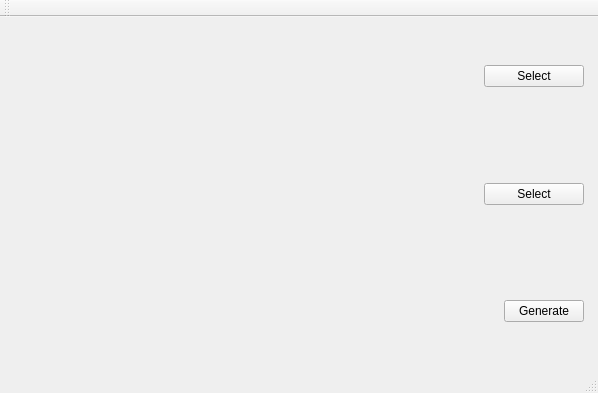
<?xml version="1.0" encoding="UTF-8"?>
<ui version="4.0">
 <class>MainWindow</class>
 <widget class="QMainWindow" name="MainWindow">
  <property name="geometry">
   <rect>
    <x>0</x>
    <y>0</y>
    <width>598</width>
    <height>393</height>
   </rect>
  </property>
  <property name="windowTitle">
   <string>MainWindow</string>
  </property>
  <widget class="QWidget" name="centralWidget">
   <layout class="QVBoxLayout" name="verticalLayout">
    <property name="spacing">
     <number>4</number>
    </property>
    <property name="leftMargin">
     <number>3</number>
    </property>
    <property name="topMargin">
     <number>3</number>
    </property>
    <property name="rightMargin">
     <number>3</number>
    </property>
    <property name="bottomMargin">
     <number>3</number>
    </property>
    <item>
     <widget class="QWidget" name="widgetInput" native="true">
      <layout class="QHBoxLayout" name="horizontalLayout_2">
       <item>
        <widget class="QLabel" name="labelInputFilePath">
         <property name="text">
          <string/>
         </property>
        </widget>
       </item>
       <item>
        <widget class="QPushButton" name="pushButtonSelectInputFile">
         <property name="maximumSize">
          <size>
           <width>100</width>
           <height>16777215</height>
          </size>
         </property>
         <property name="text">
          <string>Select</string>
         </property>
        </widget>
       </item>
      </layout>
     </widget>
    </item>
    <item>
     <widget class="QWidget" name="widgetOutput" native="true">
      <layout class="QHBoxLayout" name="horizontalLayout">
       <item>
        <widget class="QLabel" name="labelOutputFilePath">
         <property name="text">
          <string/>
         </property>
        </widget>
       </item>
       <item>
        <widget class="QPushButton" name="pushButtonSelectOutputDir">
         <property name="maximumSize">
          <size>
           <width>100</width>
           <height>16777215</height>
          </size>
         </property>
         <property name="text">
          <string>Select</string>
         </property>
        </widget>
       </item>
      </layout>
     </widget>
    </item>
    <item>
     <widget class="QWidget" name="widget" native="true">
      <layout class="QHBoxLayout" name="horizontalLayout_3">
       <item>
        <spacer name="horizontalSpacer">
         <property name="orientation">
          <enum>Qt::Horizontal</enum>
         </property>
         <property name="sizeHint" stdset="0">
          <size>
           <width>467</width>
           <height>20</height>
          </size>
         </property>
        </spacer>
       </item>
       <item>
        <widget class="QPushButton" name="pushButtonGenerateThumbnail">
         <property name="maximumSize">
          <size>
           <width>100</width>
           <height>16777215</height>
          </size>
         </property>
         <property name="text">
          <string>Generate</string>
         </property>
        </widget>
       </item>
      </layout>
     </widget>
    </item>
   </layout>
  </widget>
  <widget class="QMenuBar" name="menuBar">
   <property name="geometry">
    <rect>
     <x>0</x>
     <y>0</y>
     <width>598</width>
     <height>26</height>
    </rect>
   </property>
  </widget>
  <widget class="QToolBar" name="mainToolBar">
   <attribute name="toolBarArea">
    <enum>TopToolBarArea</enum>
   </attribute>
   <attribute name="toolBarBreak">
    <bool>false</bool>
   </attribute>
  </widget>
  <widget class="QStatusBar" name="statusBar"/>
 </widget>
 <layoutdefault spacing="6" margin="11"/>
 <resources>
  <include location="mainwindow.qrc"/>
 </resources>
 <connections/>
</ui>
